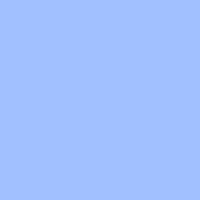
Frame 1 (no input)
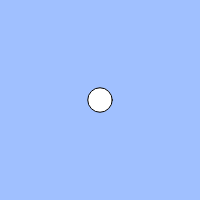
Frame 60 (no input)
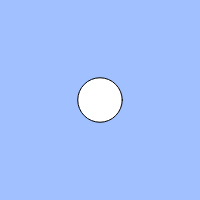
Frame 120 (the mouse pressed at the canvas centre since frame 60)

The p5.js sketch that drew these frames (run headless with seeded random() and noise() and a simulated clock; from frame 60 on, the mouse is pressed at the canvas centre):

// p5.js sketch
// ── sketch.js
// 練習問題「心臓の鼓動のように大きくなったり小さくなったりする円」
let count;
let cycle;
let vx;
let x;
let size;
let g;
const vxMax = 2

function setup(){
  createCanvas(200, 200);
  count = 0;
  cycle = 200;
  g = 0.5
  vx = 1
}

function draw(){
  background(160, 192, 255);
  count = (count + 1) % cycle;
  // BLANK[1]
  if(keyIsDown("A".charCodeAt(0))){
    vx = vx * 2 
    }
  ellipse(width / 2, height / 2, size);
  count +=vx
  vx += g
  vx = constrain(vx, -vxMax, vxMax)
  if(count < 100){
    size = count
    }
  if(count > 100){
    size = 200 - count
  }   
}
